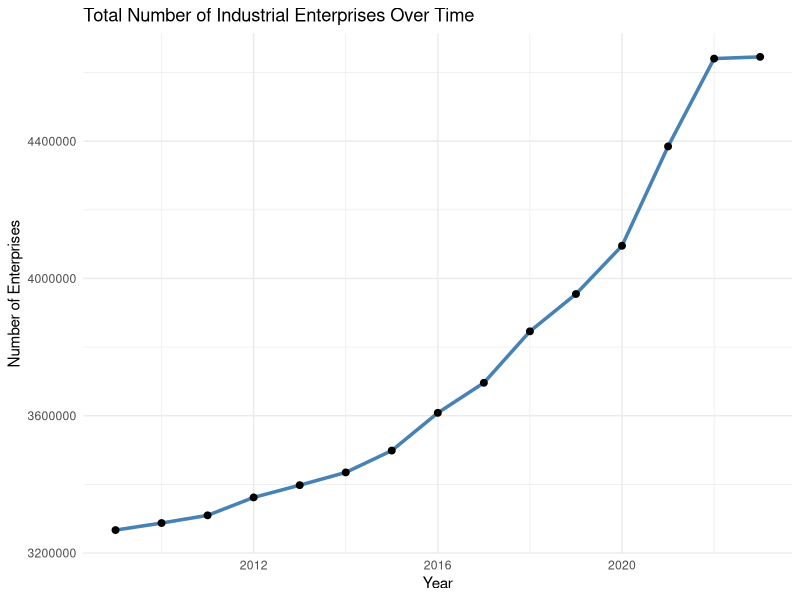
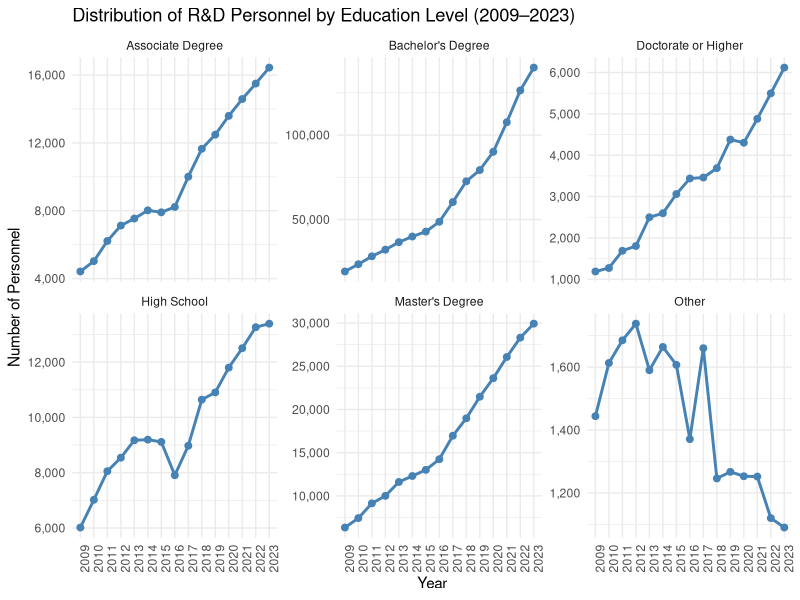
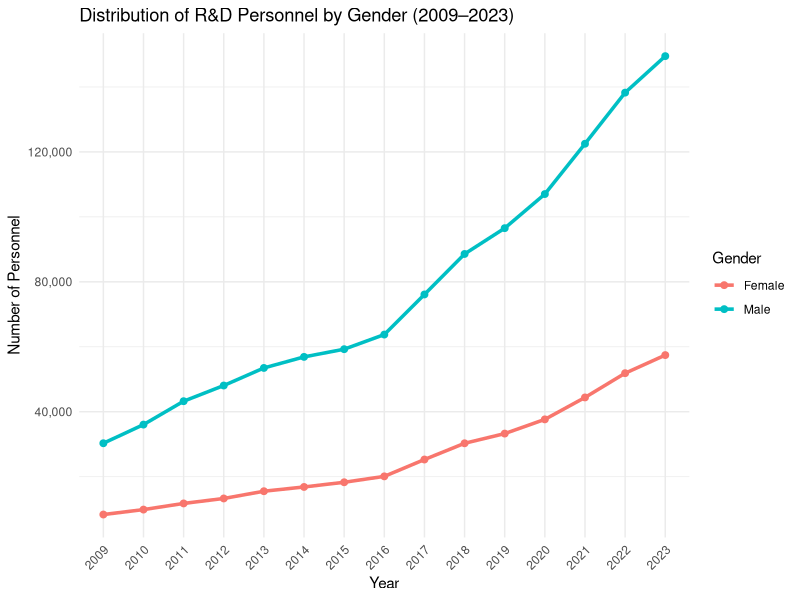
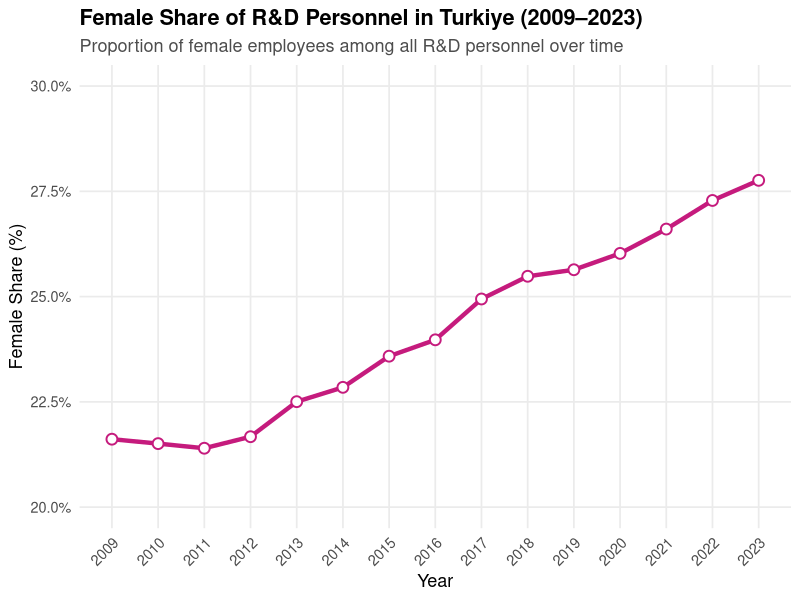
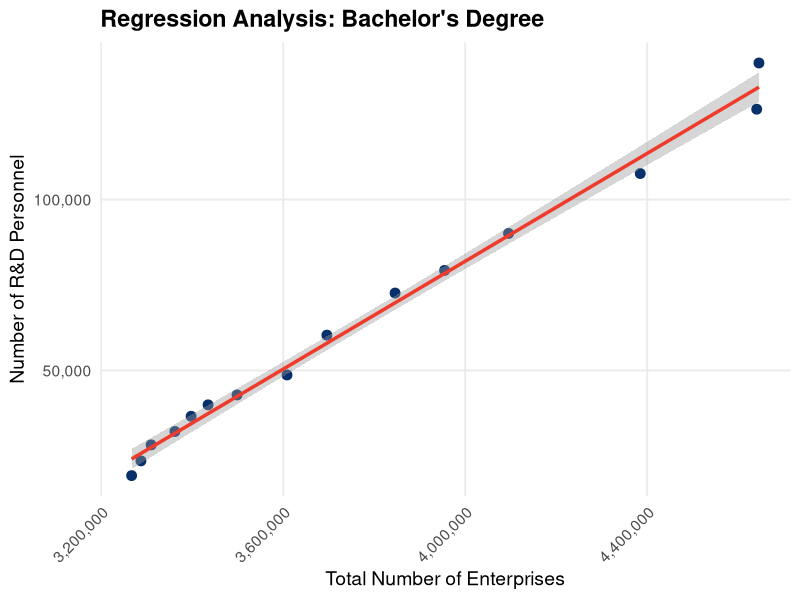
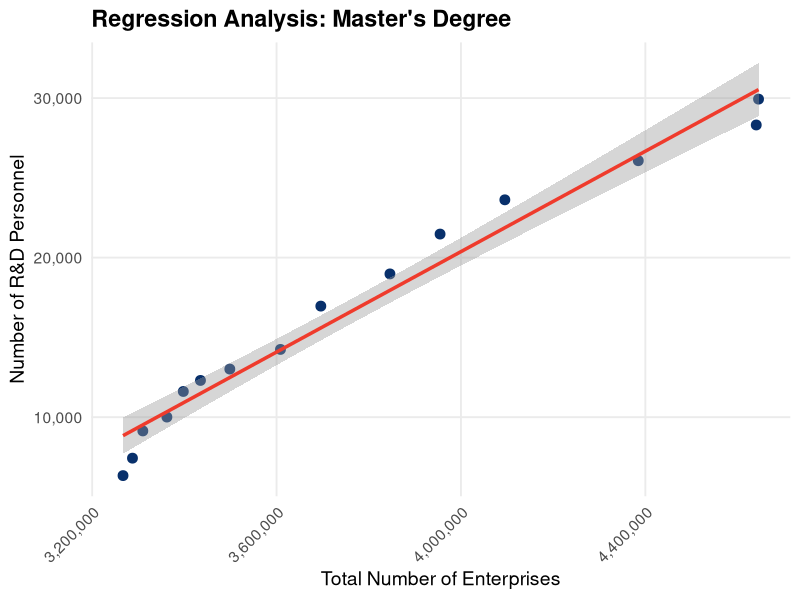
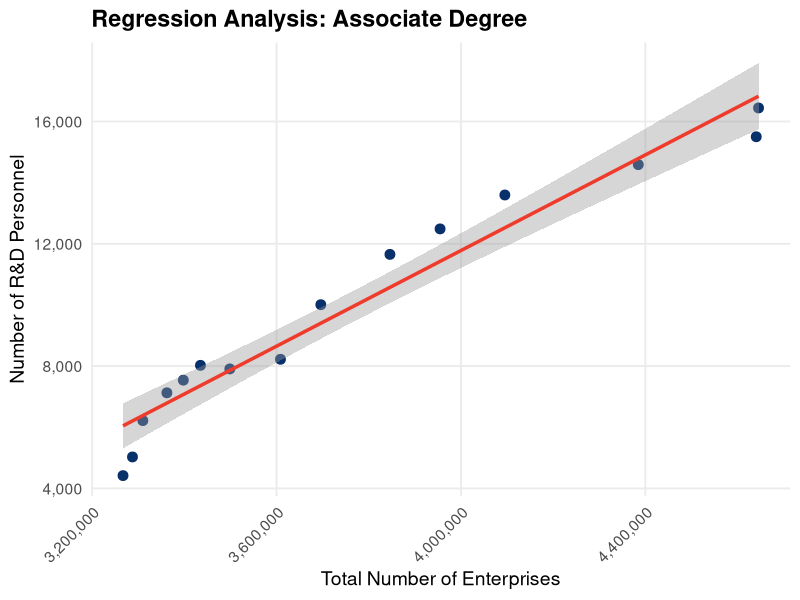
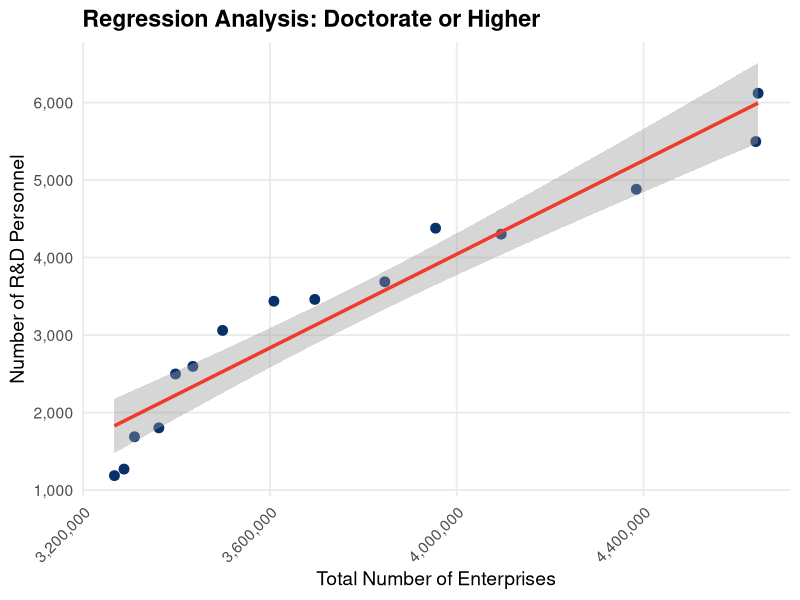

Write the R code that produced these figures, in order.
## ---- chunk 1
# Gerekli paketler
# Gerekli paketler
library(readxl)
library(dplyr)
library(tidyr)
library(stringr)

# Girişim verisinin okunması
girisim_data <- read_excel("Sanayi-toplam girisim sayisi.xlsx", sheet = "report2")
girisim_data$Year <- as.integer(girisim_data$Year)

# Ar-Ge verisinin okunması
arge_data <- read_excel("Sanayi Hizmet Kuruluslari ArGe Faaliyetleri.xlsx", sheet = "Sheet0")

# Eğitim düzeyine göre verinin düzenlenmesi
arge_egitim <- arge_data %>%
  select(`Education level`, Year, Number) %>%
  rename(Education_Level = `Education level`) %>%
  mutate(
    Year = as.integer(Year),
    Number = as.numeric(Number)
  ) %>%
  filter(!is.na(Education_Level), !is.na(Year), Year >= 2009, Year <= 2022)

arge_egitim_wide <- arge_egitim %>%
  pivot_wider(
    names_from = Education_Level,
    values_from = Number,
    values_fn = sum,
    values_fill = 0
  )

# Cinsiyete göre verinin düzenlenmesi
arge_gender <- arge_data %>%
  select(Gender, Year, Number) %>%
  mutate(
    Year = as.integer(Year),
    Number = as.numeric(Number),
    Gender = str_trim(Gender)
  ) %>%
  filter(!is.na(Gender), !is.na(Year), Year >= 2009, Year <= 2022)

arge_cinsiyet_wide <- arge_gender %>%
  pivot_wider(
    names_from = Gender,
    values_from = Number,
    values_fn = sum,
    values_fill = 0
  )

# Verilerin birleştirilmesi
veri_birlesik <- girisim_data %>%
  left_join(arge_egitim_wide, by = "Year") %>%
  left_join(arge_cinsiyet_wide, by = "Year")

# Kaydet
save(veri_birlesik, file = "veri_birlesik_egitim_cinsiyet.RData")


## ---- chunk 2

library(ggplot2)
ggplot(veri_birlesik, aes(x = Year, y = `Total Number of Enterprises`)) +
  geom_line(color = "steelblue", linewidth = 1.2) +
  geom_point(size = 2) +
  labs(title = "Total Number of Industrial Enterprises Over Time",
       y = "Number of Enterprises",
       x = "Year") +
  theme_minimal()

## ---- chunk 3
# Required packages
library(readxl)
library(dplyr)
library(ggplot2)
library(scales)

# Read the Excel file
df <- read_excel("Sanayi Hizmet Kuruluslari ArGe Faaliyetleri.xlsx")

# Filter between 2009 and 2023
df_filtered <- df %>%
  filter(Year >= 2009 & Year <= 2023)

# Group by Year and Education Level
df_grouped <- df_filtered %>%
  group_by(Year, `Education level`) %>%
  summarise(Total = sum(Number, na.rm = TRUE), .groups = "drop")

# Plot
ggplot(df_grouped, aes(x = Year, y = Total, group = 1)) +
  geom_line(color = "steelblue", size = 1) +
  geom_point(color = "steelblue", size = 2) +
  facet_wrap(~ `Education level`, scales = "free_y") +
  scale_y_continuous(labels = comma) +
  labs(
    title = "Distribution of R&D Personnel by Education Level (2009–2023)",
    x = "Year",
    y = "Number of Personnel"
  ) +
  theme_minimal() +
  theme(axis.text.x = element_text(angle = 90, hjust = 1))

## ---- chunk 4
library(ggplot2)
library(readxl)
library(dplyr)
library(scales)

# Excel dosyasını oku
df <- read_excel("Sanayi Hizmet Kuruluslari ArGe Faaliyetleri.xlsx")

# 2009–2023 filtrele
df_filtered <- df %>%
  filter(Year >= 2009 & Year <= 2023)

# Cinsiyete göre yıllık toplam
df_gender <- df_filtered %>%
  group_by(Year, Gender) %>%
  summarise(Total = sum(Number, na.rm = TRUE), .groups = "drop")

# Grafik
ggplot(df_gender, aes(x = Year, y = Total, color = Gender, group = Gender)) +
  geom_line(size = 1.2) +
  geom_point(size = 2) +
  scale_y_continuous(labels = scales::comma) +
  labs(
    title = "Distribution of R&D Personnel by Gender (2009–2023)",
    x = "Year",
    y = "Number of Personnel",
    color = "Gender"
  ) +
  theme_minimal() +
  theme(axis.text.x = element_text(angle = 45, hjust = 1))
## ---- chunk 5
library(ggplot2)
library(readxl)
library(dplyr)

# Excel dosyasını oku
df <- read_excel("Sanayi Hizmet Kuruluslari ArGe Faaliyetleri.xlsx")

# 2009–2023 filtrele
df_filtered <- df %>%
  filter(Year >= 2009 & Year <= 2023)

# Cinsiyet bazında yıllık toplamlar
df_gender <- df_filtered %>%
  group_by(Year, Gender) %>%
  summarise(Total = sum(Number, na.rm = TRUE), .groups = "drop") %>%
  pivot_wider(names_from = Gender, values_from = Total)

# Sütun adlarını düzelt
colnames(df_gender) <- c("Year", "Female", "Male")

# Kadın oranını hesapla
df_gender <- df_gender %>%
  mutate(Female_Ratio = Female / (Female + Male) * 100)

df_gender$Year <- as.integer(df_gender$Year)

# Geliştirilmiş grafik
ggplot(df_gender, aes(x = Year, y = Female_Ratio, group = 1)) +
  geom_line(color = "#C51B7D", size = 1.5, linetype = "solid") +
  geom_point(color = "#C51B7D", size = 3, shape = 21, fill = "white", stroke = 1) +
  scale_y_continuous(labels = scales::percent_format(scale = 1), limits = c(20, 30)) +
  scale_x_continuous(breaks = seq(2009, 2023, by = 1)) +
  labs(
    title = "Female Share of R&D Personnel in Turkiye (2009–2023)",
    subtitle = "Proportion of female employees among all R&D personnel over time",
    x = "Year",
    y = "Female Share (%)"
  ) +
  theme_minimal(base_size = 13) +
  theme(
    plot.title = element_text(face = "bold"),
    plot.subtitle = element_text(color = "gray30"),
    axis.text.x = element_text(angle = 45, hjust = 1),
    panel.grid.minor = element_blank()
  )
## ---- chunk 6
library(readxl)
library(dplyr)
library(tidyr)

# Read the Excel files
enterprises <- read_excel("Sanayi-toplam girisim sayisi.xlsx")
rd <- read_excel("Sanayi Hizmet Kuruluslari ArGe Faaliyetleri.xlsx")

# Filter for the years 2009–2023
enterprises <- enterprises %>% filter(Year >= 2009 & Year <= 2023)
rd <- rd %>% filter(Year >= 2009 & Year <= 2023)

rd$Year <- as.integer(rd$Year)
enterprises$Year <- as.integer(enterprises$Year)

# Proceed with merging
merged <- rd %>%
  left_join(enterprises, by = "Year")

# Summarize R&D personnel by education level and year
education_summary <- merged %>%
  group_by(Year, `Education level`) %>%
  summarise(Total = sum(Number, na.rm = TRUE), .groups = "drop") %>%
  pivot_wider(names_from = `Education level`, values_from = Total)

# Merge with enterprise numbers
correlation_data <- left_join(education_summary, enterprises, by = "Year") %>%
  rename(Enterprises = `Total Number of Enterprises`)

# Pearson correlation analysis
education_vars <- names(correlation_data)[!(names(correlation_data) %in% c("Year", "Enterprises"))]

for (var in education_vars) {
  test_data <- correlation_data %>% select(Enterprises, all_of(var)) %>% drop_na()
  
  if (nrow(test_data) >= 3) {
    result <- cor.test(test_data[[1]], test_data[[2]], method = "pearson")
    
    cat("----", var, "----\n")
    cat("Pearson Correlation Coefficient (r):", round(result$estimate, 2), "\n")
    cat("p-value:", signif(result$p.value, 4), "\n\n")
  } else {
    cat("----", var, "----\n")
    cat("Insufficient data: correlation test could not be performed.\n\n")
  }
}
## ---- chunk 7
# Gerekli kütüphaneler
library(readxl)
library(dplyr)
library(tidyr)
library(ggplot2)
library(scales)
library(patchwork)

# Verileri oku
enterprises <- read_excel("Sanayi-toplam girisim sayisi.xlsx")
rd <- read_excel("Sanayi Hizmet Kuruluslari ArGe Faaliyetleri.xlsx")

# Yıl tipini düzelt
enterprises$Year <- as.integer(enterprises$Year)
rd$Year <- as.integer(rd$Year)

# 2009–2023 yılları filtrele
enterprises <- enterprises %>% filter(Year >= 2009 & Year <= 2023)
rd <- rd %>% filter(Year >= 2009 & Year <= 2023)

# Eğitim düzeyine göre personel sayılarını özetle
education_summary <- rd %>%
  group_by(Year, `Education level`) %>%
  summarise(Total = sum(Number, na.rm = TRUE), .groups = "drop") %>%
  pivot_wider(names_from = `Education level`, values_from = Total)

# Girişim verisi ile birleştir
df_regression <- left_join(education_summary, enterprises, by = "Year")

# Eğitim düzeyleri
education_levels <- c(
  "Bachelor's Degree",
  "Master's Degree",
  "Associate Degree",
  "Doctorate or Higher",
  "High School"
)

for (level in education_levels) {
  # Model kur
  formula_text <- as.formula(paste0("`", level, "` ~ `Total Number of Enterprises`"))
  model <- lm(formula_text, data = df_regression)
  
  # Sayısal özet
  cat("\n\n========================================\n")
  cat("Regression Summary for:", level, "\n")
  cat("========================================\n")
  summary_out <- summary(model)
  cat("Intercept (β₀):", round(coef(model)[1], 2), "\n")
  cat("Slope (β₁):", round(coef(model)[2], 5), "\n")
  cat("R²:", round(summary_out$r.squared, 4), "\n")
  cat("p-value (slope):", signif(summary_out$coefficients[2, 4], 4), "\n")
  cat("F-statistic:", round(summary_out$fstatistic[1], 2), "\n")
  
  # Grafik
  g <- ggplot(df_regression, aes_string(x = "`Total Number of Enterprises`", y = paste0("`", level, "`"))) +
    geom_point(color = "#08306B", size = 3) +
    geom_smooth(method = "lm", formula = y ~ x, se = TRUE, color = "#EF3B2C", linewidth = 1.2) +
    scale_x_continuous(labels = comma) +
    scale_y_continuous(labels = comma) +
    labs(
      title = paste("Regression Analysis:", level),
      x = "Total Number of Enterprises",
      y = "Number of R&D Personnel"
    ) +
    theme_minimal(base_size = 14) +
    theme(
      plot.title = element_text(face = "bold"),
      axis.text.x = element_text(angle = 45, hjust = 1),
      panel.grid.minor = element_blank()
    )
  
  print(g)
}
## ---- chunk 8
library(readxl)
library(dplyr)
library(tidyr)

# Dosyaları oku
enterprises <- read_excel("Sanayi-toplam girisim sayisi.xlsx")
rd <- read_excel("Sanayi Hizmet Kuruluslari ArGe Faaliyetleri.xlsx")

# Yılları tam sayıya çevir
enterprises$Year <- as.integer(enterprises$Year)
rd$Year <- as.integer(rd$Year)

# Yılları filtrele
enterprises <- enterprises %>% filter(Year >= 2009 & Year <= 2023)
rd <- rd %>% filter(Year >= 2009 & Year <= 2023)

# Eğitim düzeyine göre pivotla
education_data <- rd %>%
  group_by(Year, `Education level`) %>%
  summarise(Number = sum(Number, na.rm = TRUE), .groups = "drop") %>%
  pivot_wider(names_from = `Education level`, values_from = Number)

# Cinsiyete göre pivotla
gender_data <- rd %>%
  group_by(Year, Gender) %>%
  summarise(Number = sum(Number, na.rm = TRUE), .groups = "drop") %>%
  pivot_wider(names_from = Gender, values_from = Number)

# Tüm veriyi birleştir
veri_model <- enterprises %>%
  left_join(education_data, by = "Year") %>%
  left_join(gender_data, by = "Year") %>%
  drop_na()

## ---- chunk 9
# Base model: Enterprises + Male + Female
model_temel <- lm(`Doctorate or Higher` ~ `Total Number of Enterprises` + Male + Female, data = veri_model)
summary(model_temel)
## ---- chunk 10
veri_model <- veri_model %>%
  mutate(Female_Ratio = Female / (Female + Male))

# Extended model including education levels and female ratio
model_genis <- lm(`Doctorate or Higher` ~ 
                    `Total Number of Enterprises` +
                    `Master's Degree` +
                    `Bachelor's Degree` +
                    `Associate Degree` +
                    Other +
                    Female_Ratio,
                  data = veri_model)
summary(model_genis)
## ---- chunk 11
# Gerekli dönüşümler ve eksik veri temizliği
veri_model <- veri_model %>%
  mutate(Female_Ratio = Female / (Female + Male)) %>%
  drop_na()

# Temel model (Model 1)
model_multi1 <- lm(`Doctorate or Higher` ~ `Total Number of Enterprises` + Female + Male, data = veri_model)

# Genişletilmiş model (Model 2)
model_multi2 <- lm(`Doctorate or Higher` ~ 
                     `Total Number of Enterprises` +
                     `Master's Degree` +
                     `Bachelor's Degree` +
                     `Associate Degree` +
                     Other +
                     Female_Ratio,
                   data = veri_model)

# Performans karşılaştırma
summary(model_multi1)
summary(model_multi2)

# AIC değerlerini karşılaştır
AIC(model_multi1, model_multi2)
